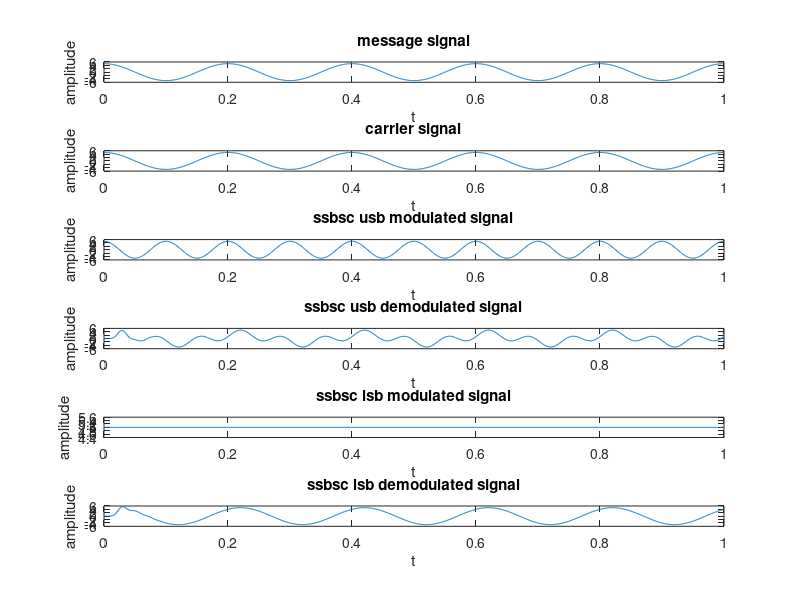

Write the MATLAB code that produced this figure.
%ssbsc demodulation with filter 

close all
clear all
clc
    
am=input('amplitude of message signal=');
fm=input('frequency of message signal=');
ac=input('amplitude of carrier signal=');
fc=input('frequency of carrier signal=');

t=0:0.001:1;

mt=am*cos(2*pi*fm*t); %message signal
ct=ac*cos(2*pi*fc*t); %carrier signal
p=mt.*cos(2*pi*fc*t);
ht=am*sin(2*pi*fm*t); %hilbert transformation
q=ht.*sin(2*pi*fc*t);
susb=p-q;
slsb=p+q;

dem=susb.*cos(2*pi*fc*t); %demodulated susb signal
dem1=slsb.*cos(2*pi*fc*t); %demodulated slsb signal

%applying filter on susb demodulation
[b,a]=butter(10,0.1);
dem2=filter(b,a,dem);

%applying filter on slsb demodulation
[b,a]=butter(10,0.1);
dem3=filter(b,a,dem1);

%message signal
subplot(6,1,1);
plot(t,mt);
title('message signal')
xlabel('t')
ylabel('amplitude')

%carrier signal
subplot(6,1,2);
plot(t,ct);
title('carrier signal')
xlabel('t')
ylabel('amplitude')

%ssbsc usb modulated signal
subplot(6,1,3);
plot(t,susb);
title('ssbsc usb modulated signal')
xlabel('t')
ylabel('amplitude')

%ssbsc usb demodulated signal with filter
subplot(6,1,4);
plot(t,dem2);
title('ssbsc usb demodulated signal')
xlabel('t')
ylabel('amplitude')

%ssbsc lsb modulated signal
subplot(6,1,5);
plot(t,slsb);
title('ssbsc lsb modulated signal')
xlabel('t')
ylabel('amplitude')

%ssbsc lsb demodulated signal with filter
subplot(6,1,6);
plot(t,dem3);
title('ssbsc lsb demodulated signal')
xlabel('t')
ylabel('amplitude')
